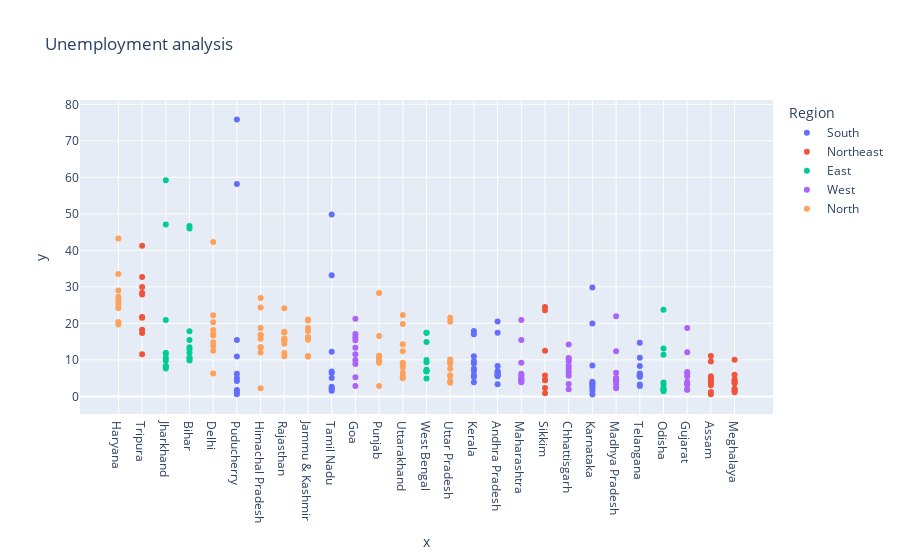

The notebook cell this image was saved under:
### Markdown cell above
Unemployment Analysis according to their states

### Code cell
sample.columns= ["States","Date","Frequency",
               "Estimated Unemployment Rate","Estimated Employed",
               "Estimated Labour Participation Rate","Region",
               "longitude","latitude"]
fg = px.scatter(sample,x,y,color='Region',
            title='Unemployment analysis',template='plotly')
fg.update_layout(xaxis={'categoryorder':'total descending'})
fg.show()

### Figure 1 — Plotly figure (JSON) as saved in the notebook; plotly's stock layout.template omitted (floating-point values rounded to 4 significant figures)
{"data": [{"hovertemplate": "Region=South<br>x=%{x}<br>y=%{y}<extra></extra>", "legendgroup": "South", "marker": {"color": "#636efa", "symbol": "circle"}, "mode": "markers", "name": "South", "orientation": "v", "showlegend": true, "type": "scatter", "x": ["Andhra Pradesh", "Andhra Pradesh", "Andhra Pradesh", "Andhra Pradesh", "Andhra Pradesh", "Andhra Pradesh", "Andhra Pradesh", "Andhra Pradesh", "Andhra Pradesh", "Andhra Pradesh", "Karnataka", "Karnataka", "Karnataka", "Karnataka", "Karnataka", "Karnataka", "Karnataka", "Karnataka", "Karnataka", "Karnataka", "Kerala", "Kerala", "Kerala", "Kerala", "Kerala", "Kerala", "Kerala", "Kerala", "Kerala", "Kerala", "Puducherry", "Puducherry", "Puducherry", "Puducherry", "Puducherry", "Puducherry", "Puducherry", "Puducherry", "Puducherry", "Puducherry", "Tamil Nadu", "Tamil Nadu", "Tamil Nadu", "Tamil Nadu", "Tamil Nadu", "Tamil Nadu", "Tamil Nadu", "Tamil Nadu", "Tamil Nadu", "Tamil Nadu", "Telangana", "Telangana", "Telangana", "Telangana", "Telangana", "Telangana", "Telangana", "Telangana", "Telangana", "Telangana"], "xaxis": "x", "y": [5.48, 5.83, 5.79, 20.51, 17.43, 3.31, 8.34, 6.96, 6.4, 6.59, 2.86, 3.61, 3.46, 29.84, 19.97, 8.44, 4.01, 0.5, 2.41, 1.58, 5.31, 7.6, 8.99, 16.99, 17.88, 9.71, 7.09, 10.98, 5.91, 3.88, 0.58, 1.76, 1.2, 75.85, 58.19, 4.24, 15.47, 5.05, 10.9, 6.18, 1.57, 2.09, 6.4, 49.83, 33.16, 12.2, 6.81, 2.65, 5, 2.16, 5.49, 8.29, 5.77, 6.25, 14.7, 10.55, 5.36, 5.79, 3.27, 2.86], "yaxis": "y"}, {"hovertemplate": "Region=Northeast<br>x=%{x}<br>y=%{y}<extra></extra>", "legendgroup": "Northeast", "marker": {"color": "#EF553B", "symbol": "circle"}, "mode": "markers", "name": "Northeast", "orientation": "v", "showlegend": true, "type": "scatter", "x": ["Assam", "Assam", "Assam", "Assam", "Assam", "Assam", "Assam", "Assam", "Assam", "Assam", "Meghalaya", "Meghalaya", "Meghalaya", "Meghalaya", "Meghalaya", "Meghalaya", "Meghalaya", "Meghalaya", "Meghalaya", "Meghalaya", "Sikkim", "Sikkim", "Sikkim", "Sikkim", "Sikkim", "Sikkim", "Sikkim", "Sikkim", "Tripura", "Tripura", "Tripura", "Tripura", "Tripura", "Tripura", "Tripura", "Tripura", "Tripura", "Tripura"], "xaxis": "x", "y": [4.66, 4.41, 4.77, 11.06, 9.55, 0.6, 3.77, 5.53, 1.19, 3.02, 1.66, 3.59, 1.58, 10.03, 5.92, 1.15, 2.1, 3.74, 4.29, 4.6, 23.57, 2.28, 24.51, 4.46, 4.45, 12.49, 5.7, 0.88, 32.67, 28.4, 29.95, 41.23, 21.51, 21.71, 18.24, 27.92, 17.35, 11.57], "yaxis": "y"}, {"hovertemplate": "Region=East<br>x=%{x}<br>y=%{y}<extra></extra>", "legendgroup": "East", "marker": {"color": "#00cc96", "symbol": "circle"}, "mode": "markers", "name": "East", "orientation": "v", "showlegend": true, "type": "scatter", "x": ["Bihar", "Bihar", "Bihar", "Bihar", "Bihar", "Bihar", "Bihar", "Bihar", "Bihar", "Bihar", "Jharkhand", "Jharkhand", "Jharkhand", "Jharkhand", "Jharkhand", "Jharkhand", "Jharkhand", "Jharkhand", "Jharkhand", "Jharkhand", "Odisha", "Odisha", "Odisha", "Odisha", "Odisha", "Odisha", "Odisha", "Odisha", "Odisha", "Odisha", "West Bengal", "West Bengal", "West Bengal", "West Bengal", "West Bengal", "West Bengal", "West Bengal", "West Bengal", "West Bengal", "West Bengal"], "xaxis": "x", "y": [10.61, 10.29, 15.43, 46.64, 45.96, 17.82, 12.79, 13.44, 11.91, 9.82, 10.61, 11.85, 8.23, 47.09, 59.23, 20.95, 7.63, 9.76, 8.24, 11.8, 1.9, 3.12, 13.08, 23.76, 11.41, 3.77, 1.88, 1.42, 2.1, 2.18, 6.94, 4.92, 6.92, 17.41, 17.41, 7.29, 6.83, 14.87, 9.35, 9.98], "yaxis": "y"}, {"hovertemplate": "Region=West<br>x=%{x}<br>y=%{y}<extra></extra>", "legendgroup": "West", "marker": {"color": "#ab63fa", "symbol": "circle"}, "mode": "markers", "name": "West", "orientation": "v", "showlegend": true, "type": "scatter", "x": ["Chhattisgarh", "Chhattisgarh", "Chhattisgarh", "Chhattisgarh", "Chhattisgarh", "Chhattisgarh", "Chhattisgarh", "Chhattisgarh", "Chhattisgarh", "Chhattisgarh", "Goa", "Goa", "Goa", "Goa", "Goa", "Goa", "Goa", "Goa", "Goa", "Goa", "Gujarat", "Gujarat", "Gujarat", "Gujarat", "Gujarat", "Gujarat", "Gujarat", "Gujarat", "Gujarat", "Gujarat", "Madhya Pradesh", "Madhya Pradesh", "Madhya Pradesh", "Madhya Pradesh", "Madhya Pradesh", "Madhya Pradesh", "Madhya Pradesh", "Madhya Pradesh", "Madhya Pradesh", "Madhya Pradesh", "Maharashtra", "Maharashtra", "Maharashtra", "Maharashtra", "Maharashtra", "Maharashtra", "Maharashtra", "Maharashtra", "Maharashtra", "Maharashtra"], "xaxis": "x", "y": [9.65, 8.38, 7.54, 3.41, 10.5, 14.23, 10.27, 5.63, 1.96, 6.62, 8.89, 2.81, 5.25, 13.31, 21.25, 9.96, 17.07, 16.21, 15.38, 11.54, 5.54, 6.38, 6.66, 18.71, 12.11, 3.2, 1.84, 1.87, 3.42, 4.03, 4.11, 4.57, 2.22, 12.36, 21.98, 6.48, 5.08, 4.7, 3.91, 3.13, 4.95, 4.69, 5.79, 20.9, 15.46, 9.23, 3.89, 6.23, 4.55, 4.1], "yaxis": "y"}, {"hovertemplate": "Region=North<br>x=%{x}<br>y=%{y}<extra></extra>", "legendgroup": "North", "marker": {"color": "#FFA15A", "symbol": "circle"}, "mode": "markers", "name": "North", "orientation": "v", "showlegend": true, "type": "scatter", "x": ["Delhi", "Delhi", "Delhi", "Delhi", "Delhi", "Delhi", "Delhi", "Delhi", "Delhi", "Delhi", "Haryana", "Haryana", "Haryana", "Haryana", "Haryana", "Haryana", "Haryana", "Haryana", "Haryana", "Haryana", "Himachal Pradesh", "Himachal Pradesh", "Himachal Pradesh", "Himachal Pradesh", "Himachal Pradesh", "Himachal Pradesh", "Himachal Pradesh", "Himachal Pradesh", "Himachal Pradesh", "Himachal Pradesh", "Jammu & Kashmir", "Jammu & Kashmir", "Jammu & Kashmir", "Jammu & Kashmir", "Jammu & Kashmir", "Jammu & Kashmir", "Jammu & Kashmir", "Jammu & Kashmir", "Jammu & Kashmir", "Punjab", "Punjab", "Punjab", "Punjab", "Punjab", "Punjab", "Punjab", "Punjab", "Punjab", "Punjab", "Rajasthan", "Rajasthan", "Rajasthan", "Rajasthan", "Rajasthan", "Rajasthan", "Rajasthan", "Rajasthan", "Rajasthan", "Rajasthan", "Uttar Pradesh", "Uttar Pradesh", "Uttar Pradesh", "Uttar Pradesh", "Uttar Pradesh", "Uttar Pradesh", "Uttar Pradesh", "Uttar Pradesh", "Uttar Pradesh", "Uttar Pradesh", "Uttarakhand", "Uttarakhand", "Uttarakhand", "Uttarakhand", "Uttarakhand", "Uttarakhand", "Uttarakhand", "Uttarakhand", "Uttarakhand", "Uttarakhand"], "xaxis": "x", "y": [22.23, 14.84, 17.04, 16.68, 42.27, 18.19, 20.3, 13.79, 12.53, 6.27, 20.34, 25.77, 25.05, 43.22, 29.02, 26.7, 24.18, 33.5, 19.68, 27.31, 16.83, 16.84, 18.76, 2.2, 26.95, 13.47, 24.31, 15.79, 12.04, 13.46, 21.08, 20.78, 15.5, 18.74, 17.92, 10.88, 11.09, 16.17, 16.14, 11.11, 10.97, 10.32, 2.86, 28.33, 16.55, 9.19, 10.99, 9.61, 9.88, 10.97, 15.16, 11.9, 17.7, 15.74, 14.39, 15.81, 17.51, 15.35, 24.15, 7.58, 8.98, 10.11, 21.54, 20.41, 9.47, 5.56, 5.79, 4.18, 3.75, 5.49, 4.99, 19.85, 6.48, 8.01, 8.61, 12.38, 14.26, 22.26, 9.23], "yaxis": "y"}], "layout": {"legend": {"title": {"text": "Region"}, "tracegroupgap": 0}, "title": {"text": "Unemployment analysis"}, "xaxis": {"anchor": "y", "categoryorder": "total descending", "domain": [0, 1], "title": {"text": "x"}}, "yaxis": {"anchor": "x", "domain": [0, 1], "title": {"text": "y"}}}}
